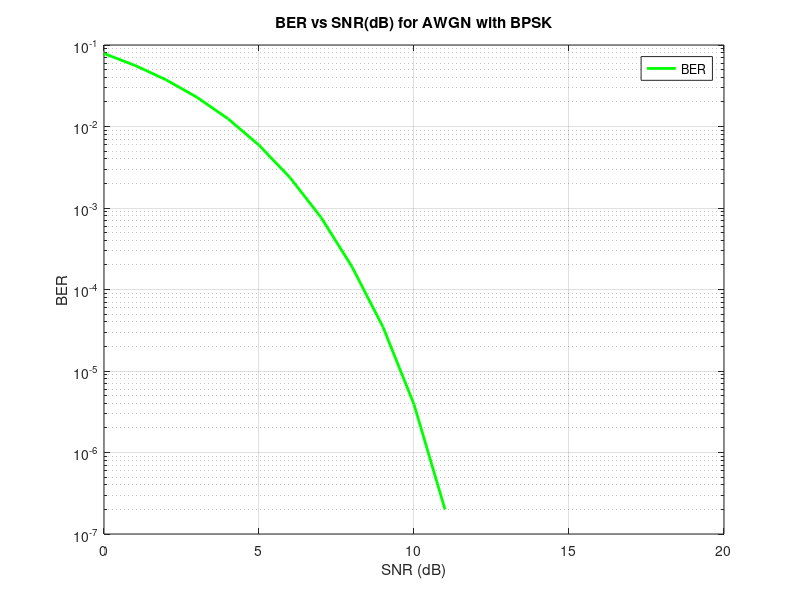

This figure's MATLAB source:
close all;
clear all;
blockLength = 1000;
nBlocks=20000;
SNRdB = 0:1:15;
SNR = 10.^(SNRdB/10); 
No = 1;
BER = zeros(size(SNR));

for blk = 1:nBlocks
    Bits = randi([0 1],1,blockLength);
%     Sym = zeros(size(Bits));
%     Sym(Bits==0)=-1;
%     Sym(Bits==1)=1;
    Sym = 2*Bits-1;
    noise = sqrt(No/2)*(randn(1,blockLength)+1j*randn(1,blockLength));
    for K = 1:length(SNRdB)
        TxSym = Sym*sqrt(SNR(K)*No);
        RxSym = TxSym + noise;
        DecBits = (real(RxSym) > 0);
        BER(K) = BER(K)+ sum(DecBits~=Bits);
    end
end
BER = BER/(nBlocks*blockLength);
semilogy(SNRdB,BER,'g','linewidth',2.0,'MarkerSize',9.0);
grid on;
legend('BER')
xlabel('SNR (dB)');
ylabel('BER');
title('BER vs SNR(dB) for AWGN with BPSK');